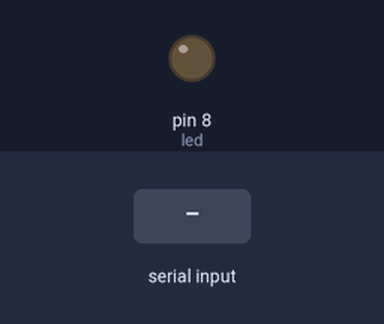
Recording of a sketch running on a simulated Arduino Uno, built with avr-gcc and run on an emulated ATmega328P. On the bench: output pins drawn as LEDs (lit = HIGH). The test bench sets the inputs (shaded band).

Above: at 1.2 s.
1.3 s: "a\n" received over Serial
At 2.2 s:
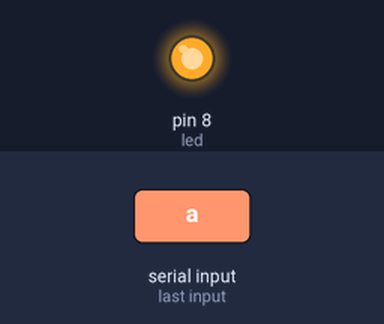
4.3 s: byte 98 ('b') received over Serial
At 7.05 s:
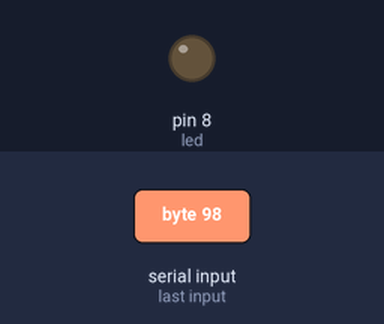
7.3 s: "b\n" received over Serial
At 7.6 s:
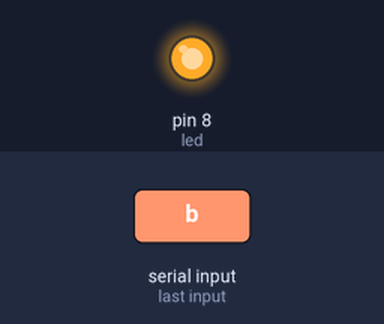
10.3 s: "B\n" received over Serial
At 14.0 s:
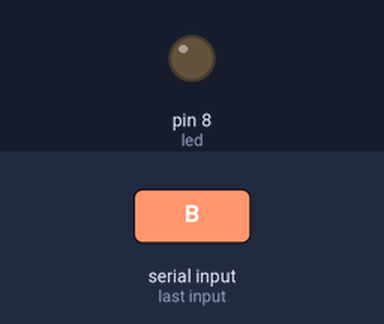
Timing chart, 0 to 14.3 s (numbered marks = the images above; inputs shaded):
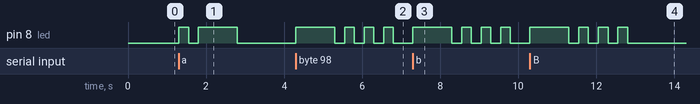

Measured:
- after the input at 1.3 s, pin 8 (led): LOW → HIGH at once, → LOW 0.25 s later, → HIGH 0.25 s later, → LOW 1.0 s later
- after the input at 4.3 s, pin 8 (led): LOW → HIGH at once, then repeats every 0.50 s: LOW 0.25 s, HIGH 0.25 s
- after the input at 7.3 s, pin 8 (led): LOW → HIGH at once, then repeats every 0.50 s: LOW 0.25 s, HIGH 0.25 s
- after the input at 10.3 s, pin 8 (led): LOW → HIGH at once, then repeats every 0.50 s: LOW 0.25 s, HIGH 0.25 s, until it stays LOW from 12.8 s

The sketch:

Morse_led.ino
```cpp
#include "Morse.h"
#define _dottime 500
int led = 8;
char c;

Morse morse(led);

void setup() {
    pinMode(led, OUTPUT);
    Serial.begin(9600);
}

void loop() {
    if(Serial.available())
    {
      c = Serial.read();
      morse.Morse_Led(c);
    }
}
```

Morse.cpp
```cpp
#include "Arduino.h"
#include "Morse.h"

Morse::Morse(int pin)
{
	pinMode(pin,OUTPUT);
	_pin=pin;
}

void Morse::dot()
{
	digitalWrite(_pin,HIGH);
	delay(250);
	digitalWrite(_pin,LOW);
	delay(250);
}

void Morse::dash()
{
	digitalWrite(_pin,HIGH);
	delay(1000);
	digitalWrite(_pin,LOW);
	delay(250);
}

void Morse:: Morse_Led(char c)
{
  switch(c){
    case 'a':
    case 'A':dot();dash();break;
    case 'b':
    case 'B':dash();dot();dot();dot();break;
    case 'c':
    case 'C':dash();dot();dash();dot();break;
    case 'd':
    case 'D':dash();dot();dot();break;
    case 'e':
    case 'E':dot();break;
    case 'f':
    case 'F':dot();dot();dash();dot();break;
    case 'g':
    case 'G':dash();dash();dot();break;
    case 'h':
    case 'H':dot();dot();dot();dot();break;
    case 'i':
    case 'I':dot();dot();break;
    case 'j':
    case 'J':dot();dash();dash();dash();break;
    case 'k':
    case 'K':dash();dot();dash();break;
    case 'l':
    case 'L':dot();dash();dot();dot();break;
    case 'm':
    case 'M':dash();dash();break;
    case 'n':
    case 'N':dash();dot();break;
    case 'o':
    case 'O':dash();dash();dash();break;
    case 'p':
    case 'P':dot();dash();dash();dot();break;
    case 'q':
    case 'Q':dash();dash();dot();dash();break;
    case 'r':
    case 'R':dot();dash();dot();break;
    case 's':
    case 'S':dot();dash();dot();break;
    case 't':
    case 'T':dash();break;
    case 'u':
    case 'U':dot();dot();dash();break;
    case 'v':
    case 'V':dot();dot();dot();dash();break;
    case 'w':
    case 'W':dot();dash();dash();break;
    case 'x':
    case 'X':dash();dot();dot();dash();break;
    case 'y':
    case 'Y':dash();dot();dash();dash();break;
    case 'z':
    case 'Z':dash();dash();dot();dot();break;
    case ' ':break;
    case '\n':break;
  };
}
```

Morse.h
```cpp
#ifndef _MORSE_H
#define _MORSE_H
class Morse
{
  public:
    Morse(int pin);
    void dot();
    void dash();
    void Morse_Led(char c);
  private:
    int _pin;
};
#endif /*_MORSE_H*/
```
